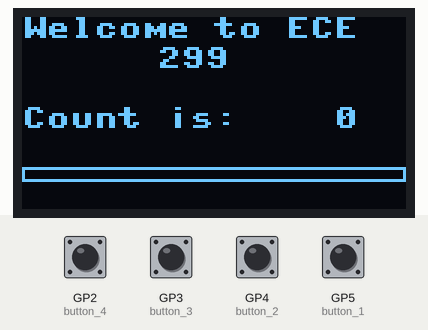
This program was run on a simulated Raspberry Pi Pico running MicroPython. On the bench: 128×64 one-colour display. The inputs (shaded band) are chosen by the test bench; at power-on: GP2 (button_4), GP3 (button_3), GP4 (button_2), GP5 (button_1) HIGH.

Above: at 1.2 s.
1.3 s: GP2 (button_4) pulled LOW for 0.15 s
At 2.0 s:
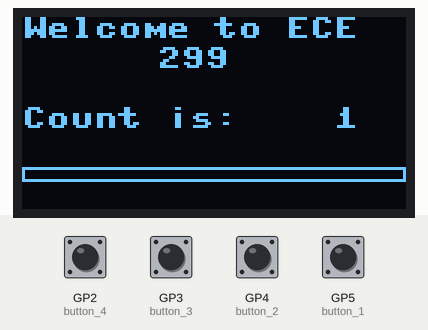
2.9 s: GP3 (button_3) pulled LOW for 0.15 s
At 4.2 s:
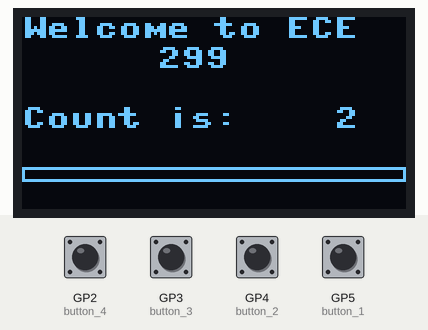
4.5 s: GP4 (button_2) pulled LOW for 0.15 s
6.1 s: GP5 (button_1) pulled LOW for 0.15 s
At 6.9 s:
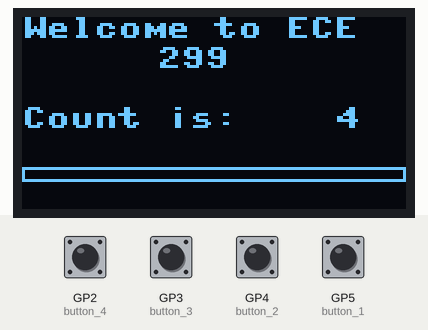
7.7 s: GP2 (button_4) pulled LOW for 1 s
At 9.3 s:
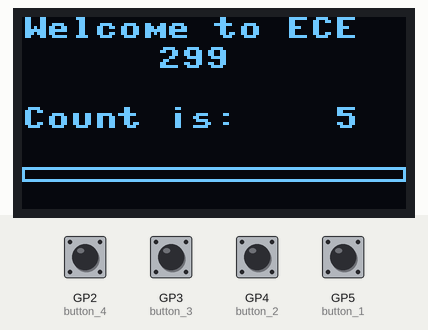
10.2 s: GP3 (button_3) pulled LOW for 1 s
At 12.4 s:
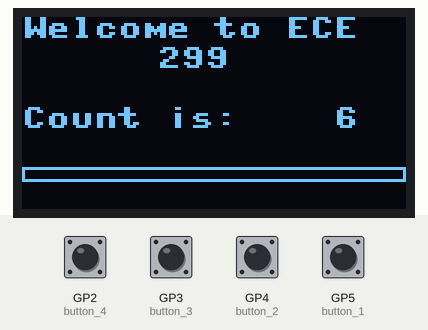
Timing chart, 0 to 13.7 s (numbered marks = the images above; inputs shaded):
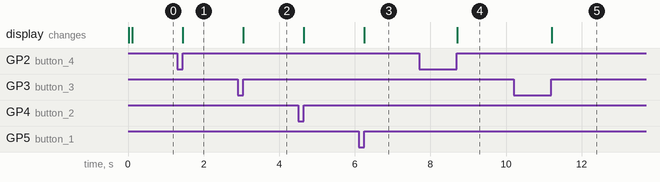

The program:

display_and_buttons_testing.py
```python
"""
*    Title: Display and Buttons Testing for Radio Alarm Clock
*    Author: Nicholas McLennan/Alex Rockson/University of Victoria
*    Date: July 4, 2023
*    Code version: 1.0
"""
from machine import Pin, SPI # SPI is a class associated with the machine library.
import utime

# The below specified libraries have to be included. Also, ssd1306.py must be saved on the Pico.
from ssd1306 import SSD1306_SPI # this is the driver library and the corresponding class
import framebuf # this is another library for the display.


# Define columns and rows of the oled display. These numbers are the standard values.
SCREEN_WIDTH = 128 #number of columns
SCREEN_HEIGHT = 64 #number of rows


# Initialize I/O pins associated with the oled display SPI interface

spi_sck = Pin(18) # sck stands for serial clock; always be connected to SPI SCK pin of the Pico
spi_sda = Pin(19) # sda stands for serial data;  always be connected to SPI TX pin of the Pico; this is the MOSI
spi_res = Pin(21) # res stands for reset; to be connected to a free GPIO pin
spi_dc  = Pin(20) # dc stands for data/command; to be connected to a free GPIO pin
spi_cs  = Pin(17) # chip select; to be connected to the SPI chip select of the Pico

#
# SPI Device ID can be 0 or 1. It must match the wiring.
#
SPI_DEVICE = 0 # Because the peripheral is connected to SPI 0 hardware lines of the Pico

#
# initialize the SPI interface for the OLED display
#
oled_spi = SPI( SPI_DEVICE, baudrate= 100000, sck= spi_sck, mosi= spi_sda )

#
# Initialize the display
#
oled = SSD1306_SPI( SCREEN_WIDTH, SCREEN_HEIGHT, oled_spi, spi_dc, spi_res, spi_cs, True )
#
# Initialize the button
#
button_1 = machine.Pin(5, machine.Pin.IN, machine.Pin.PULL_UP)
button_2 = machine.Pin(4, machine.Pin.IN, machine.Pin.PULL_UP)
button_3 = machine.Pin(3, machine.Pin.IN, machine.Pin.PULL_UP)
button_4 = machine.Pin(2, machine.Pin.IN, machine.Pin.PULL_UP)

# Set count to 0
Count = 0

while ( True ):

#
# Button debounce method
#
        # Check if the button_1 is pressed
        if(button_1.value() == 0):
            # Wait for x ms
            utime.sleep(0.005)
            # If it is still pressed, increment counter
            if(button_1.value() == 0):
                Count+=1
        # Wait until the button is no longer pressed
        while(button_1.value() == 0):
            pass
        # Check if the button_2 is pressed
        if(button_2.value() == 0):
            # Wait for x ms
            utime.sleep(0.005)
            # If it is still pressed, increment counter
            if(button_2.value() == 0):
                Count+=1
        # Wait until the button is no longer pressed
        while(button_2.value() == 0):
            pass

        # Check if the button_3 is pressed
        if(button_3.value() == 0):
            # Wait for x ms
            utime.sleep(0.005)
            # If it is still pressed, increment counter
            if(button_3.value() == 0):
                Count+=1
        # Wait until the button is no longer pressed
        while(button_3.value() == 0):
            pass


        # Check if the button_4 is pressed
        if(button_4.value() == 0):
            # Wait for x ms
            utime.sleep(0.005)
            # If it is still pressed, increment counter
            if(button_4.value() == 0):
                Count+=1
        # Wait until the button is no longer pressed
        while(button_4.value() == 0):
            pass
#
# Clear the buffer
#
        oled.fill(0)

#
# Update the text on the screen
#
        oled.text("Welcome to ECE", 0, 0) # Print the text starting from 0th column and 0th row
        oled.text("299", 45, 10) # Print the number 299 starting at 45th column and 10th row
        oled.text("Count is: %4d" % Count, 0, 30 ) # Print the value stored in the variable Count.

#
# Draw box below the text
#
        oled.rect( 0, 50, 128, 5, 1  )

#
# Transfer the buffer to the screen
#
        oled.show()
    
```

Measured:
- after the input at 1.3 s, the display: changes after 0.15 s (image 1)
- after the input at 2.9 s, the display: changes after 0.15 s (image 2)
- after the input at 6.1 s, the display: changes after 0.15 s (image 3)
- after the input at 7.7 s, the display: changes after 1.0 s (image 4)
- after the input at 10.2 s, the display: changes after 1.0 s (image 5)
